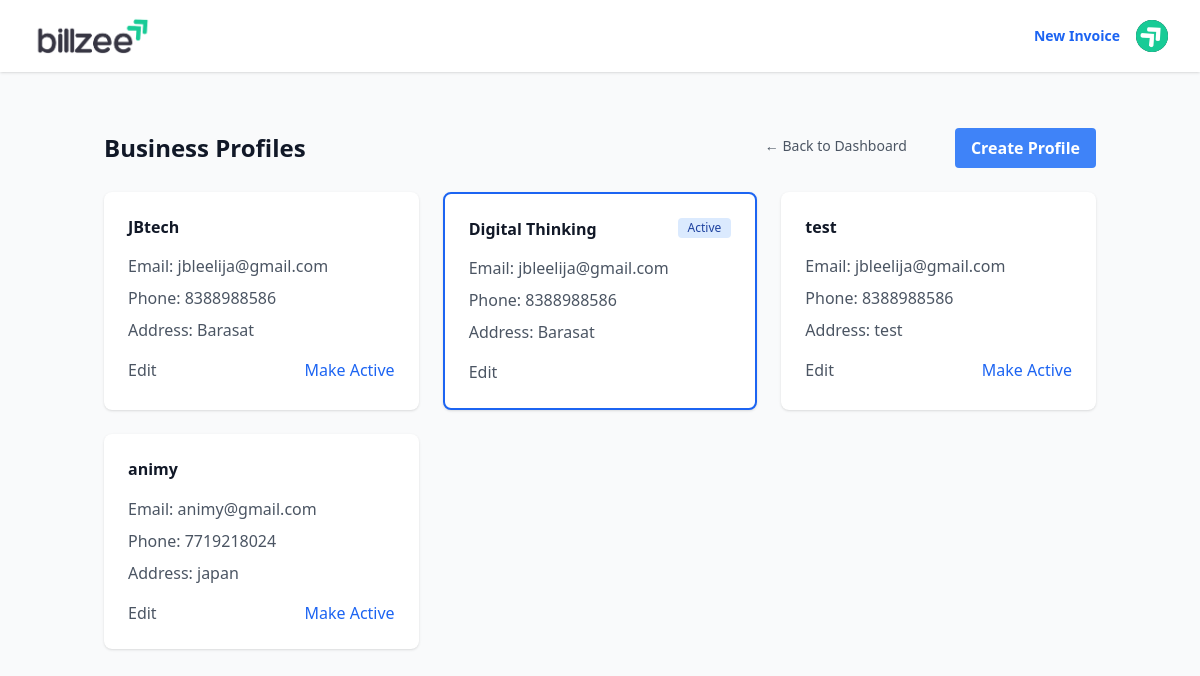
The page /users/profiles/ (signed in) on the database its author committed.
### users/models.py (models this page shows, shortened)
class Profile(models.Model):
    user = models.ForeignKey(CustomUser, on_delete=models.CASCADE, related_name='profiles')
    is_active = models.BooleanField(default=False)
    company_name = models.CharField(max_length=100)
    company_email = models.EmailField()
    password = models.CharField(max_length=128, default='')
    phone_number = models.CharField(max_length=20)
    address = models.TextField()
    city = models.CharField(max_length=100, blank=True)
    state = models.CharField(max_length=100, blank=True)
    country = models.CharField(max_length=100)
    pin_or_zip = models.CharField(max_length=7, blank=True)
    gst_id = models.CharField(max_length=20, blank=True)
    created_at = models.DateTimeField(auto_now_add=True)
    updated_at = models.DateTimeField(auto_now=True)
    class Meta:
        constraints = [
            models.UniqueConstraint(
                fields=['user', 'is_active'],
                condition=models.Q(is_active=True),
                name='unique_active_profile'
            )
        ]

### users/views.py (the view)
# urls.py: path('profiles/', views.profile_list, name='profile_list'),
@login_required
def profile_list(request):
    profiles = Profile.objects.filter(user=request.user)
    return render(request, 'users/profile_list.html', {
        'profiles': profiles,
        'title': 'Business Profiles'
    })

### users/templates/users/profile_list.html (shortened to what this page needs)
{% extends 'base.html' %}
{% block content %}
<div class="container mx-auto px-4 py-8">
    <div class="flex justify-between items-center mb-6">
        <h1 class="text-2xl font-bold text-gray-900">Business Profiles</h1>
        <div class="flex justify-end gap-8">
            <a href="{% url 'invoices:dashboard' %}" class="text-sm text-gray-600 hover:text-gray-900 py-2 px-4">
                ← Back to Dashboard
            </a>
            <a href="{% url 'users:profile_create' %}"
                class="bg-blue-500 hover:bg-blue-600 text-white font-semibold py-2 px-4 rounded">
                Create Profile
            </a>
        </div>
    </div>
    {% if profiles %}
    <div class="grid gap-6 md:grid-cols-2 lg:grid-cols-3">
        {% for profile in profiles %}
        <div class="bg-white rounded-lg shadow p-6 {% if profile.is_active %}border-2 border-blue-600{% endif %}">
            <div class="flex justify-between items-start mb-4">
                <h2 class="text-xl font-semibold text-gray-900">{{ profile.company_name }}</h2>
                {% if profile.is_active %}
                <span class="bg-blue-100 text-blue-800 text-xs font-medium px-2.5 py-0.5 rounded">Active</span>
                {% endif %}
            </div>
            <div class="space-y-2 text-gray-600">
                <p><span class="font-medium">Email:</span> {{ profile.company_email }}</p>
                <p><span class="font-medium">Phone:</span> {{ profile.phone_number|default:"-" }}</p>
                <p><span class="font-medium">Address:</span> {{ profile.address|default:"-" }}</p>
            </div>
            <div class="mt-4 flex justify-between">
                <a href="{% url 'users:profile_edit' profile.pk %}"
                    class="text-gray-600 hover:text-gray-900 font-medium">
                    Edit
                </a>
                {% if not profile.is_active %}
                <form action="{% url 'users:profile_activate' profile.pk %}" method="post" class="inline">
                    <button type="submit" class="text-blue-600 hover:text-blue-800 font-medium">
                        Make Active
                    </button>
                </form>
                {% endif %}
            </div>
        </div>
        {% endfor %}
    </div>
    {% endif %}
</div>
{% endblock %}

### rows shown on the page
Profile: company_name "JBtech", company_email "jbleelija@gmail.com", phone_number "8388988586", address "Barasat", is_active "Make Active"
Profile: company_name "Digital Thinking", is_active "Active", company_email "jbleelija@gmail.com", phone_number "8388988586", address "Barasat"
Profile: company_name "test", company_email "jbleelija@gmail.com", phone_number "8388988586", address "test", is_active "Make Active"
Profile: company_name "animy", company_email "animy@gmail.com", phone_number "7719218024", address "japan", is_active "Make Active"
